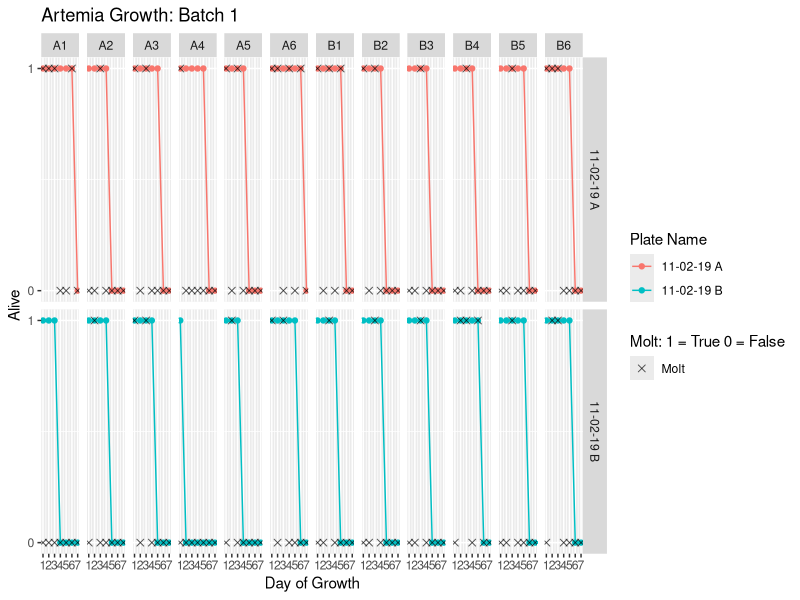
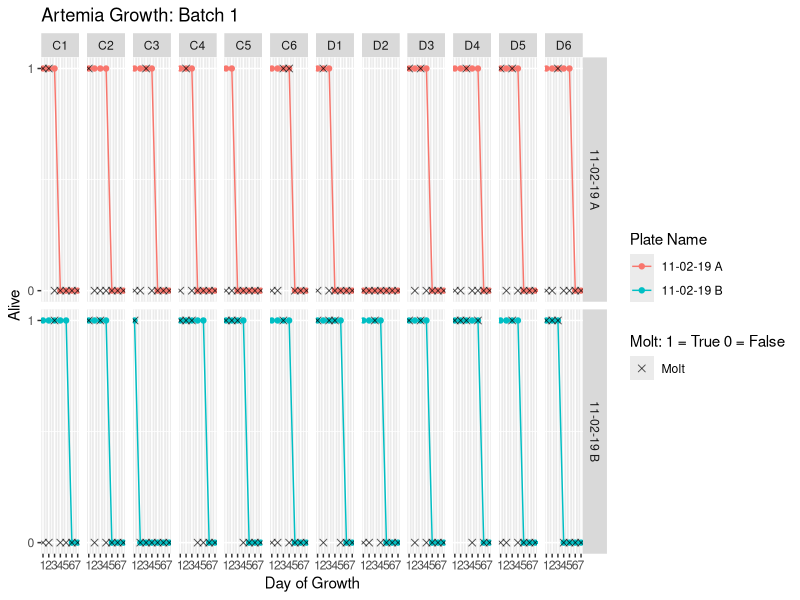
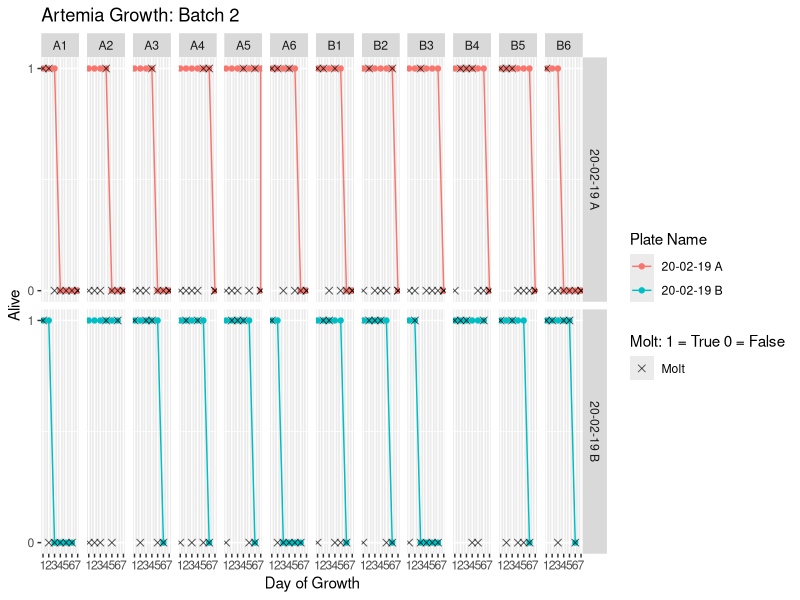
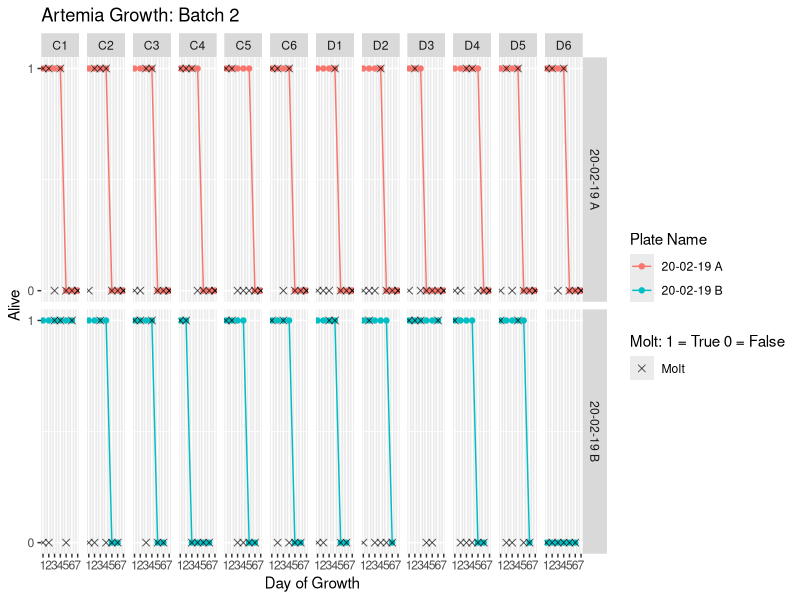
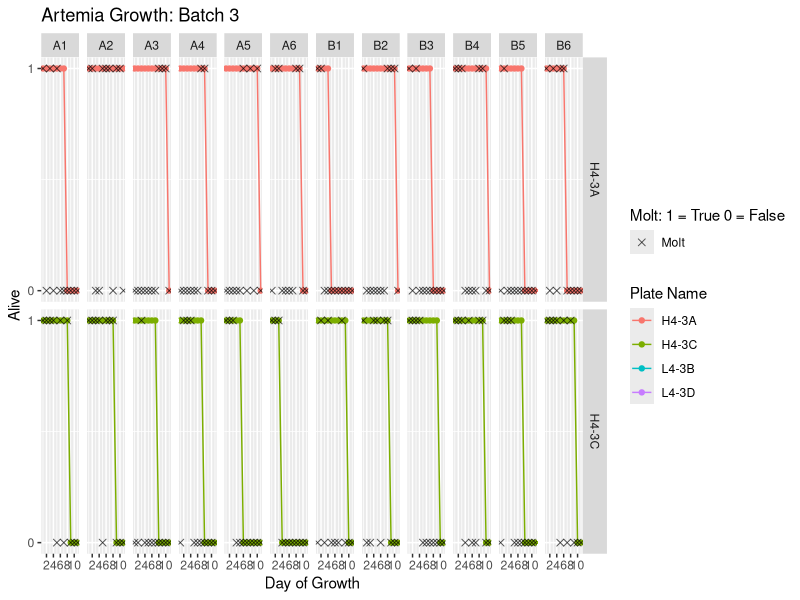
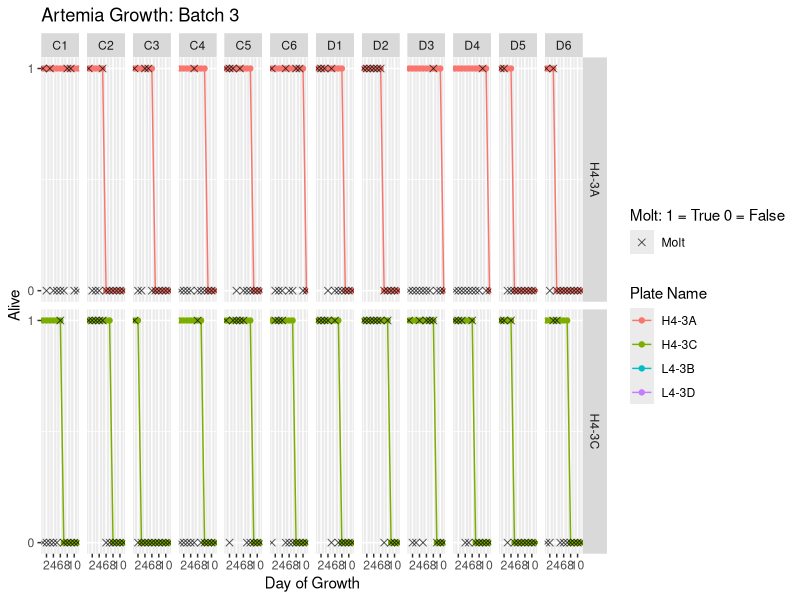
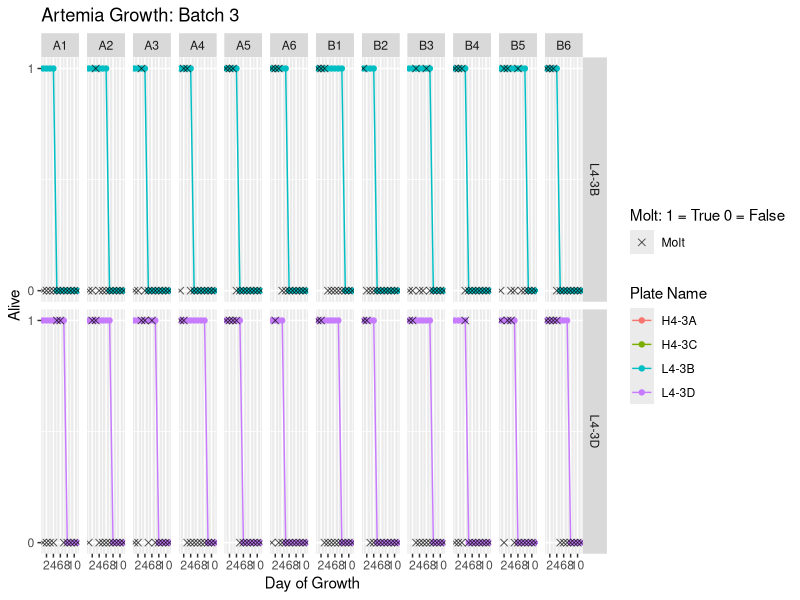
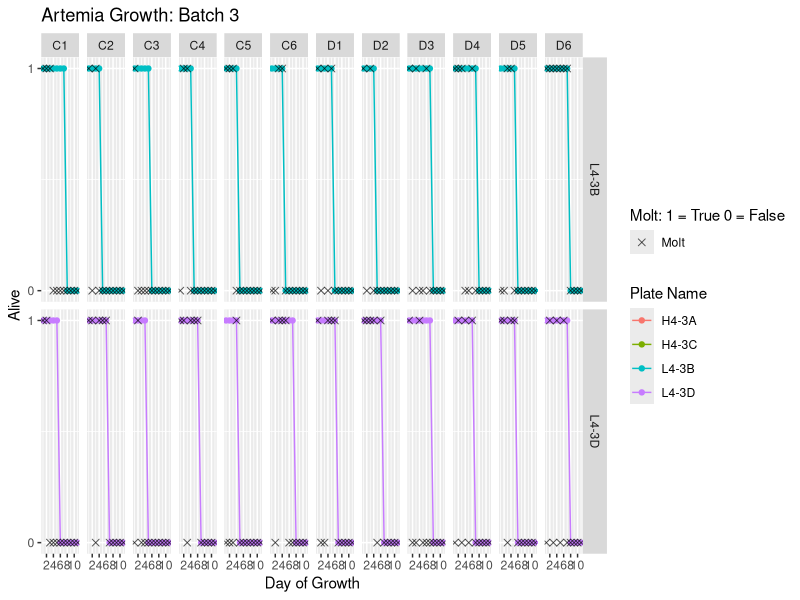

The R source for these figures, in order:
# Importating Libraries
library(tidyverse)
library(ggforce)

df = read.csv("batch_1.csv")

## Make file for each set of runs, make graphs for those ##


p1 = df %>%
  ggplot(aes(x =Day)) + geom_point(aes(y = Alive, color = Plate)) +
  geom_line( aes(y = Alive, color = Plate)) + 
  facet_grid_paginate(Plate~Well, nrow = 2, ncol = 12) +  
  labs(title = "Artemia Growth: Batch 1", fill = "Molt: 1 = True 0 = False",
       color = "Plate Name", x = "Day of Growth") +
  geom_point(aes(y = Molted, fill = 'Molt'), shape = 4, size = 2, alpha = .65) +
  scale_y_continuous(breaks = c(0,1)) + scale_x_continuous(breaks = c(1,2,3,4,5,6,7))

p2 = df %>%
  ggplot(aes(x =Day)) + geom_point(aes(y = Alive, color = Plate)) +
  geom_line( aes(y = Alive, color = Plate)) + 
  facet_grid_paginate(Plate~Well, nrow = 2, ncol = 12, page = 2) +  
  labs(title = "Artemia Growth: Batch 1", fill = "Molt: 1 = True 0 = False",
       color = "Plate Name", x = "Day of Growth") +
  geom_point(aes(y = Molted, fill = 'Molt'), shape = 4, size = 2, alpha = .65) +
  scale_y_continuous(breaks = c(0,1)) + scale_x_continuous(breaks = c(1,2,3,4,5,6,7))

ggsave("./batch1_plot.png", plot = p1, width = 10, height = 5, units = "in", dpi = 300)
ggsave("./batch1_plot2.png", plot = p2, width = 10, height = 5, units = "in", dpi = 300)

df2 = read.csv("batch_2.csv")

p1 = df2 %>%
  ggplot(aes(x =Day)) + geom_point(aes(y = Alive, color = Plate)) +
  geom_line( aes(y = Alive, color = Plate)) + 
  facet_grid_paginate(Plate~Well, nrow = 2, ncol = 12) +  
  labs(title = "Artemia Growth: Batch 2", fill = "Molt: 1 = True 0 = False",
       color = "Plate Name", x = "Day of Growth") +
  geom_point(aes(y = Molted, fill = 'Molt'), shape = 4, size = 2, alpha = .65) +
  scale_y_continuous(breaks = c(0,1)) + scale_x_continuous(breaks = c(1,2,3,4,5,6,7))

p2 = df2 %>%
  ggplot(aes(x =Day)) + geom_point(aes(y = Alive, color = Plate)) +
  geom_line( aes(y = Alive, color = Plate)) + 
  facet_grid_paginate(Plate~Well, nrow = 2, ncol = 12, page = 2) +  
  labs(title = "Artemia Growth: Batch 2", fill = "Molt: 1 = True 0 = False",
       color = "Plate Name", x = "Day of Growth") +
  geom_point(aes(y = Molted, fill = 'Molt'), shape = 4, size = 2, alpha = .65) +
  scale_y_continuous(breaks = c(0,1)) + scale_x_continuous(breaks = c(1,2,3,4,5,6,7))

ggsave("./batch2_plot.png", plot = p1, width = 10, height = 5, units = "in", dpi = 300)
ggsave("./batch2_plot2.png", plot = p2, width = 10, height = 5, units = "in", dpi = 300)

df3 = read.csv("batch_3.csv")

p1 = df3 %>%
  ggplot(aes(x =Day)) + geom_point(aes(y = Alive, color = Plate)) +
  geom_line( aes(y = Alive, color = Plate)) + 
  facet_grid_paginate(Plate~Well, nrow = 2, ncol = 12) +  
  labs(title = "Artemia Growth: Batch 3", fill = "Molt: 1 = True 0 = False",
       color = "Plate Name", x = "Day of Growth") +
  geom_point(aes(y = Molted, fill = 'Molt'), shape = 4, size = 2, alpha = .65) +
  scale_y_continuous(breaks = c(0,1)) + scale_x_continuous(breaks = c(2,4,6,8,10))

p2 = df3 %>%
  ggplot(aes(x =Day)) + geom_point(aes(y = Alive, color = Plate)) +
  geom_line( aes(y = Alive, color = Plate)) + 
  facet_grid_paginate(Plate~Well, nrow = 2, ncol = 12, page = 2) +  
  labs(title = "Artemia Growth: Batch 3", fill = "Molt: 1 = True 0 = False",
       color = "Plate Name", x = "Day of Growth") +
  geom_point(aes(y = Molted, fill = 'Molt'), shape = 4, size = 2, alpha = .65) +
  scale_y_continuous(breaks = c(0,1)) + scale_x_continuous(breaks = c(2,4,6,8,10))

p3 = df3 %>%
  ggplot(aes(x =Day)) + geom_point(aes(y = Alive, color = Plate)) +
  geom_line( aes(y = Alive, color = Plate)) + 
  facet_grid_paginate(Plate~Well, nrow = 2, ncol = 12, page = 3) +  
  labs(title = "Artemia Growth: Batch 3", fill = "Molt: 1 = True 0 = False",
       color = "Plate Name", x = "Day of Growth") +
  geom_point(aes(y = Molted, fill = 'Molt'), shape = 4, size = 2, alpha = .65) +
  scale_y_continuous(breaks = c(0,1)) + scale_x_continuous(breaks = c(2,4,6,8,10))

p4 = df3 %>%
  ggplot(aes(x =Day)) + geom_point(aes(y = Alive, color = Plate)) +
  geom_line( aes(y = Alive, color = Plate)) + 
  facet_grid_paginate(Plate~Well, nrow = 2, ncol = 12, page = 4) +  
  labs(title = "Artemia Growth: Batch 3", fill = "Molt: 1 = True 0 = False",
       color = "Plate Name", x = "Day of Growth") +
  geom_point(aes(y = Molted, fill = 'Molt'), shape = 4, size = 2, alpha = .65) +
  scale_y_continuous(breaks = c(0,1)) + scale_x_continuous(breaks = c(2,4,6,8,10))

ggsave("./batch3_plot.png", plot = p1, width = 10, height = 5, units = "in", dpi = 300)
ggsave("./batch3_plot2.png", plot = p2, width = 10, height = 5, units = "in", dpi = 300)
ggsave("./batch3_plot3.png", plot = p3, width = 10, height = 5, units = "in", dpi = 300)
ggsave("./batch3_plot4.png", plot = p4, width = 10, height = 5, units = "in", dpi = 300)


df4 = read.csv("batch_4.csv")

p1 = df4 %>%
  ggplot(aes(x =Day)) + geom_point(aes(y = Alive, color = Plate)) +
  geom_line( aes(y = Alive, color = Plate)) + 
  facet_grid_paginate(Plate~Well, nrow = 2, ncol = 12) +  
  labs(title = "Artemia Growth: Batch 4", fill = "Molt: 1 = True 0 = False",
       color = "Plate Name", x = "Day of Growth") +
  geom_point(aes(y = Molted, fill = 'Molt'), shape = 4, size = 2, alpha = .65) +
  scale_y_continuous(breaks = c(0,1)) + scale_x_continuous(breaks = c(4,8,12))

p2 = df4 %>%
  ggplot(aes(x =Day)) + geom_point(aes(y = Alive, color = Plate)) +
  geom_line( aes(y = Alive, color = Plate)) + 
  facet_grid_paginate(Plate~Well, nrow = 2, ncol = 12, page = 2) +  
  labs(title = "Artemia Growth: Batch 4", fill = "Molt: 1 = True 0 = False",
       color = "Plate Name", x = "Day of Growth") +
  geom_point(aes(y = Molted, fill = 'Molt'), shape = 4, size = 2, alpha = .65) +
  scale_y_continuous(breaks = c(0,1)) + scale_x_continuous(breaks = c(4,8,12))

p3 = df4 %>%
  ggplot(aes(x =Day)) + geom_point(aes(y = Alive, color = Plate)) +
  geom_line( aes(y = Alive, color = Plate)) + 
  facet_grid_paginate(Plate~Well, nrow = 2, ncol = 12, page = 3) +  
  labs(title = "Artemia Growth: Batch 4", fill = "Molt: 1 = True 0 = False",
       color = "Plate Name", x = "Day of Growth") +
  geom_point(aes(y = Molted, fill = 'Molt'), shape = 4, size = 2, alpha = .65) +
  scale_y_continuous(breaks = c(0,1)) + scale_x_continuous(breaks = c(4,8,12))

p4 = df4 %>%
  ggplot(aes(x =Day)) + geom_point(aes(y = Alive, color = Plate)) +
  geom_line( aes(y = Alive, color = Plate)) + 
  facet_grid_paginate(Plate~Well, nrow = 2, ncol = 12, page = 4) +  
  labs(title = "Artemia Growth: Batch 4", fill = "Molt: 1 = True 0 = False",
       color = "Plate Name", x = "Day of Growth") +
  geom_point(aes(y = Molted, fill = 'Molt'), shape = 4, size = 2, alpha = .65) +
  scale_y_continuous(breaks = c(0,1)) + scale_x_continuous(breaks = c(4,8,12))

ggsave("./batch4_plot.png", plot = p1, width = 10, height = 5, units = "in", dpi = 300)
ggsave("./batch4_plot2.png", plot = p2, width = 10, height = 5, units = "in", dpi = 300)
ggsave("./batch4_plot3.png", plot = p3, width = 10, height = 5, units = "in", dpi = 300)
ggsave("./batch4_plot4.png", plot = p4, width = 10, height = 5, units = "in", dpi = 300)

df5 = read.csv("batch_5.csv")

p1 = df5 %>%
  ggplot(aes(x =Day)) + geom_point(aes(y = Alive, color = Plate)) +
  geom_line( aes(y = Alive, color = Plate)) + 
  facet_grid_paginate(Plate~Well, nrow = 2, ncol = 12) +  
  labs(title = "Artemia Growth: Batch 5", fill = "Molt: 1 = True 0 = False",
       color = "Plate Name", x = "Day of Growth") +
  geom_point(aes(y = Molted, fill = 'Molt'), shape = 4, size = 2, alpha = .65) +
  scale_y_continuous(breaks = c(0,1)) + scale_x_continuous(breaks = c(4,8,12))

p2 = df5 %>%
  ggplot(aes(x =Day)) + geom_point(aes(y = Alive, color = Plate)) +
  geom_line( aes(y = Alive, color = Plate)) + 
  facet_grid_paginate(Plate~Well, nrow = 2, ncol = 12, page = 2) +  
  labs(title = "Artemia Growth: Batch 5", fill = "Molt: 1 = True 0 = False",
       color = "Plate Name", x = "Day of Growth") +
  geom_point(aes(y = Molted, fill = 'Molt'), shape = 4, size = 2, alpha = .65) +
  scale_y_continuous(breaks = c(0,1)) + scale_x_continuous(breaks = c(4,8,12))

ggsave("./batch5_plot.png", plot = p1, width = 10, height = 5, units = "in", dpi = 300)
ggsave("./batch5_plot2.png", plot = p2, width = 10, height = 5, units = "in", dpi = 300)

df6 = read.csv("batch_6.csv")

p1 = df6 %>%
  ggplot(aes(x =Day)) + geom_point(aes(y = Alive, color = Plate)) +
  geom_line( aes(y = Alive, color = Plate)) + 
  facet_grid_paginate(Plate~Well, nrow = 2, ncol = 12) +  
  labs(title = "Artemia Growth: Batch 6", fill = "Molt: 1 = True 0 = False",
       color = "Plate Name", x = "Day of Growth") +
  geom_point(aes(y = Molted, fill = 'Molt'), shape = 4, size = 2, alpha = .65) +
  scale_y_continuous(breaks = c(0,1)) + scale_x_continuous(breaks = c(4,8,12,16,20))

p2 = df6 %>%
  ggplot(aes(x =Day)) + geom_point(aes(y = Alive, color = Plate)) +
  geom_line( aes(y = Alive, color = Plate)) + 
  facet_grid_paginate(Plate~Well, nrow = 2, ncol = 12, page = 2) +  
  labs(title = "Artemia Growth: Batch 6", fill = "Molt: 1 = True 0 = False",
       color = "Plate Name", x = "Day of Growth") +
  geom_point(aes(y = Molted, fill = 'Molt'), shape = 4, size = 2, alpha = .65) +
  scale_y_continuous(breaks = c(0,1)) + scale_x_continuous(breaks = c(4,8,12,16,20))

ggsave("./batch6_plot.png", plot = p1, width = 10, height = 5, units = "in", dpi = 300)
ggsave("./batch6_plot2.png", plot = p2, width = 10, height = 5, units = "in", dpi = 300)


#df %>%
#  ggplot(aes(x =Day)) + geom_jitter(aes(y = Alive, color = Well), 
#                                    position = position_jitter(height = 0.25, width = 0 )) +
#  geom_smooth( aes(y = Alive, color = Well), alpha = 0.5, se = FALSE) + 
#  facet_wrap(~Plate) +  
#  labs(title = "Artemia Growth: Batch 1", fill = "Molt: 1 = True 0 = False",
#       color = "Plate Name", x = "Day of Growth") +
#  geom_point(aes(y = Molted, fill = 'Molt', color = Well), shape = 4, size = 2, alpha = .65) +
#  scale_y_continuous(breaks = c(0,1)) + scale_x_continuous(breaks = c(1,2,3,4,5,6,7))
